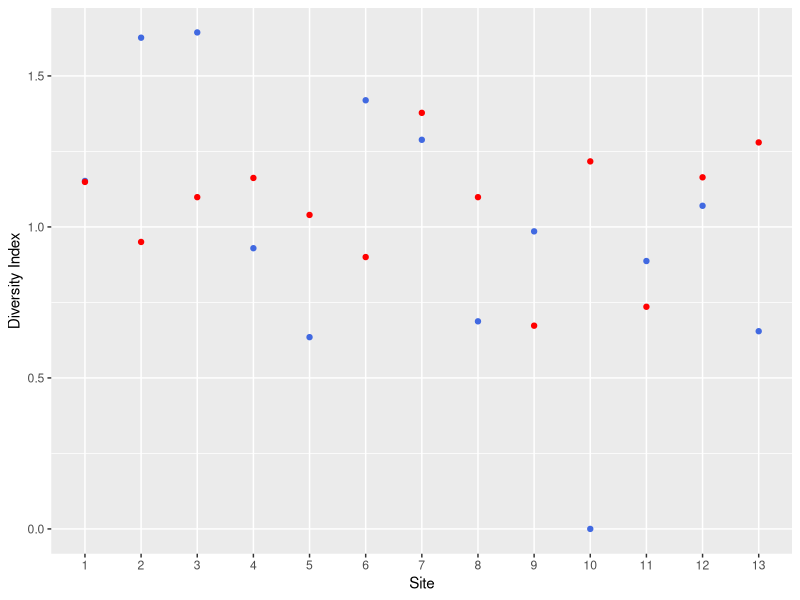
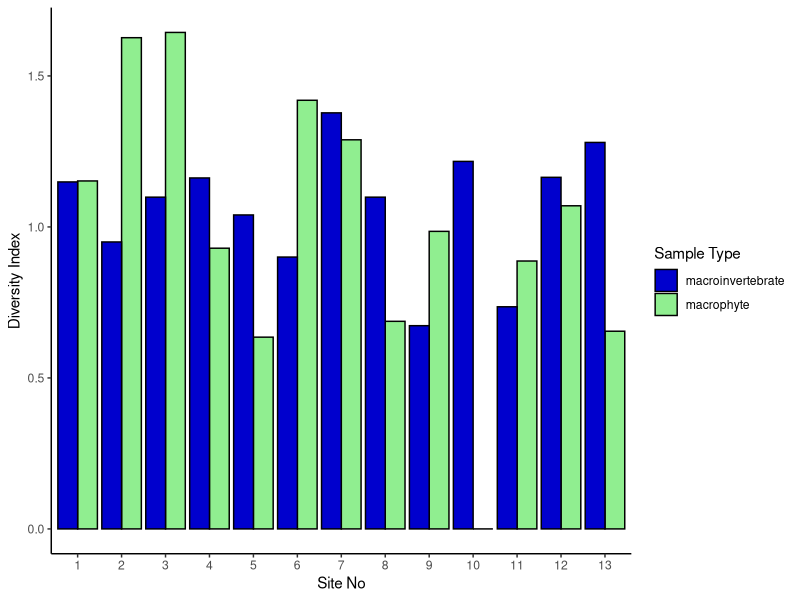
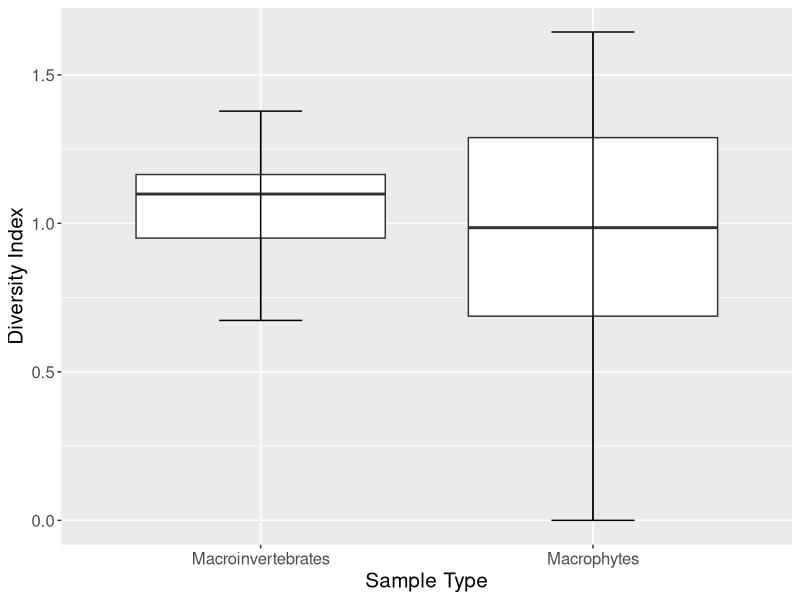

R code for these plots, in order: (Note: this script raises an error after producing the figures.)
#########

# code for macro/plant ecology project

library(ggplot2)
plant = read.csv('project_data_script/macro_plant.csv')
View(plant)
plant$site = as.integer(plant$site)
names = labels=c("Macroinvertebrates","Macrophytes")


## scatterplot
ggplot(plant, aes(x=reorder(site,treatment), y=diversity, col = treatment))+
  geom_point()+
  scale_color_manual(labels=c("Macroinvertebrates","Macrophytes"),values = c("red","royalblue"))+     ## adds the legend according to color of "treatment" category
  scale_fill_hue(labels=c("Macroinvertebrates","Macrophytes"))+
  guides(col = guide_legend(title = "Treatment"))+
  labs(x="Site", y="Diversity Index")+
  theme(legend.position = "Left")



## bar graph
ggplot(data=plant, aes(x=reorder(site,treatment), y=diversity, fill=treatment)) +
  geom_bar(stat="identity", color = "black", position=position_dodge())+
  scale_fill_manual(values=c("blue3","lightgreen"))+
  guides(fill = guide_legend(title = "Sample Type")) +      ### changes name OF legend
  labs(x="Site No", y="Diversity Index") +
  theme_classic()
  

## box plt
ggplot(plant, aes(x=treatment, y=diversity))+
  geom_boxplot()+
  stat_boxplot(geom="errorbar", width = 0.25)+
  labs(x="Sample Type", y = "Diversity Index")+
  scale_x_discrete(labels=c("Macroinvertebrates","Macrophytes"))+
  theme(text = element_text(size = 15))

t_test_macro=read.csv("project_data_script/t_testmacro.csv")
head(t_test_macro)
  
t_test_macro$sample = as.numeric(t_test_macro$sample)
t.test(diversity ~ sample, t_test_macro, paired = FALSE)
View(t_test_macro)

summary(split_data$macroinvertebrate$diversity)

var(split_data$macroinvertebrate$diversity)

##### linear regression

model = lm(diversity ~ sample, data = t_test_macro)
summary(model)
model

plot(model, 5)
par(mfrow=c(2,2))

hats <- as.data.frame(hatvalues(model))
hats

plot(diversity, xlab = "Site Number",ylab = "Diversity Index")

split_data <- split(plant, f = plant$treatment)   
View(split_data)
split_data[["macroinvertebrate"]]
split_data[["macrophyte"]]

summary(split_data[["macrophyte"]]$diversity)
summary(split_data[["macroinvertebrate"]]$diversity)

library(dplyr)






test_plant = read.csv("project_data_script/species_count.csv")
View(test_plant)
head(test_plant)
test_plant$site = as.character(test_plant$site)

richness = ggplot(test_plant, aes(x=sample, y=richness))+
  geom_boxplot()+
  labs(x="Sample Type", y="Species Richness")+
  theme(text = element_text(size = 13))
abundance = ggplot(test_plant, aes(x=sample, y=abundance))+
  geom_boxplot()+
  labs(x="Sample Type", y="Species Abundance")+
  ylim(0,60)+
  theme(text = element_text(size = 13))
richness
library(cowplot)
richness_abundance = plot_grid(richness, abundance, ncol = 2, nrow= 1)
richness_abundance
